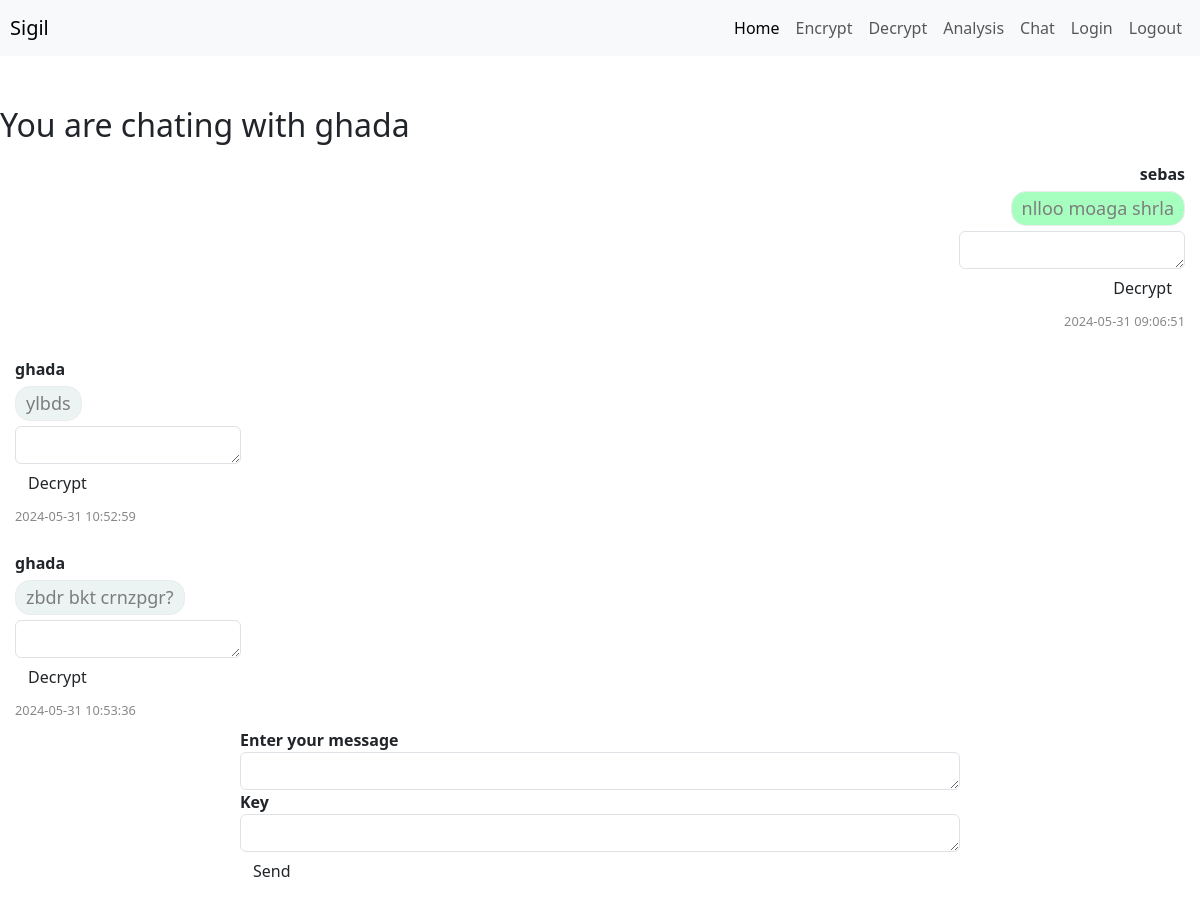
The page /chat/1 (signed in) on the database as committed earlier.
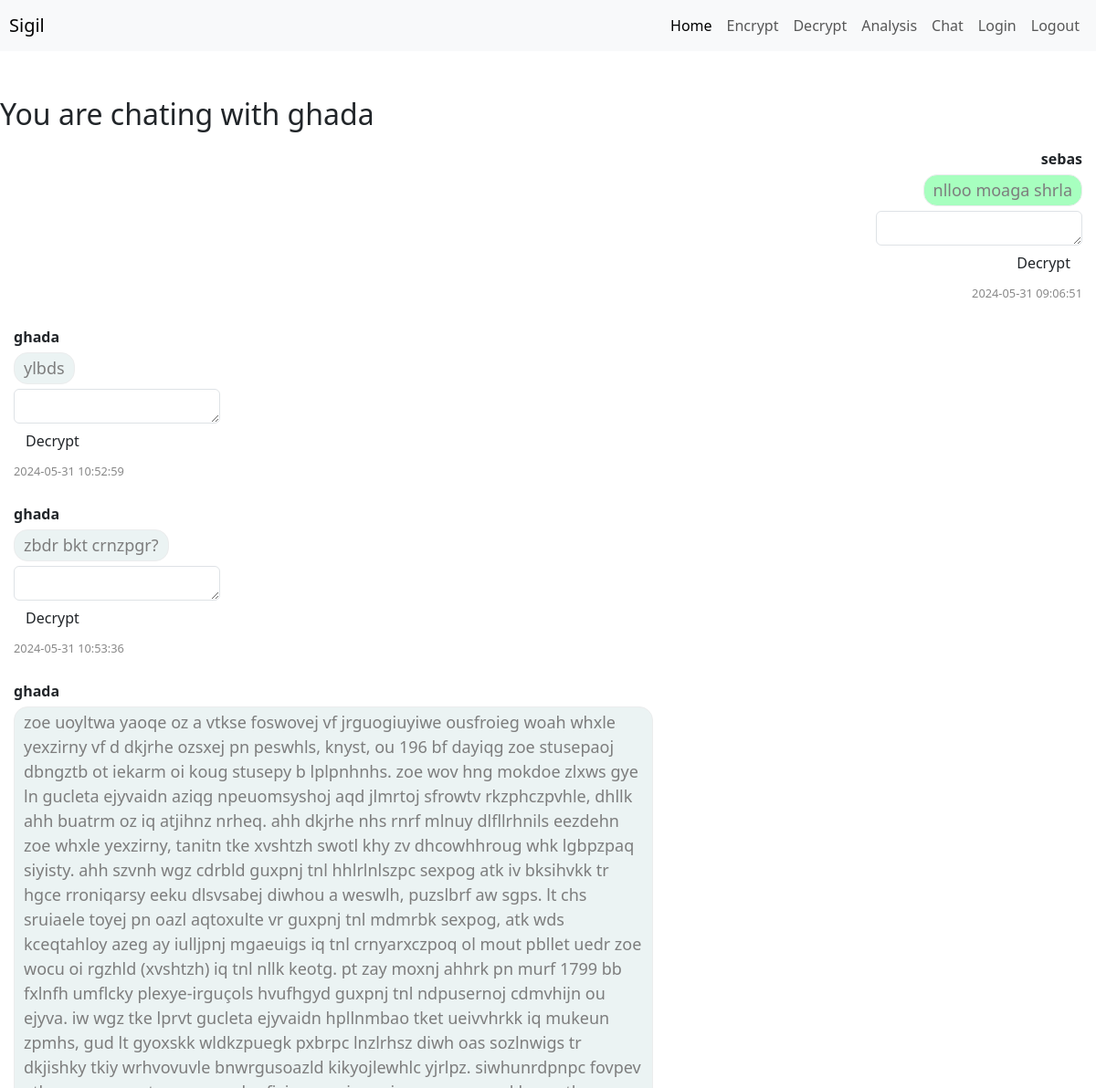
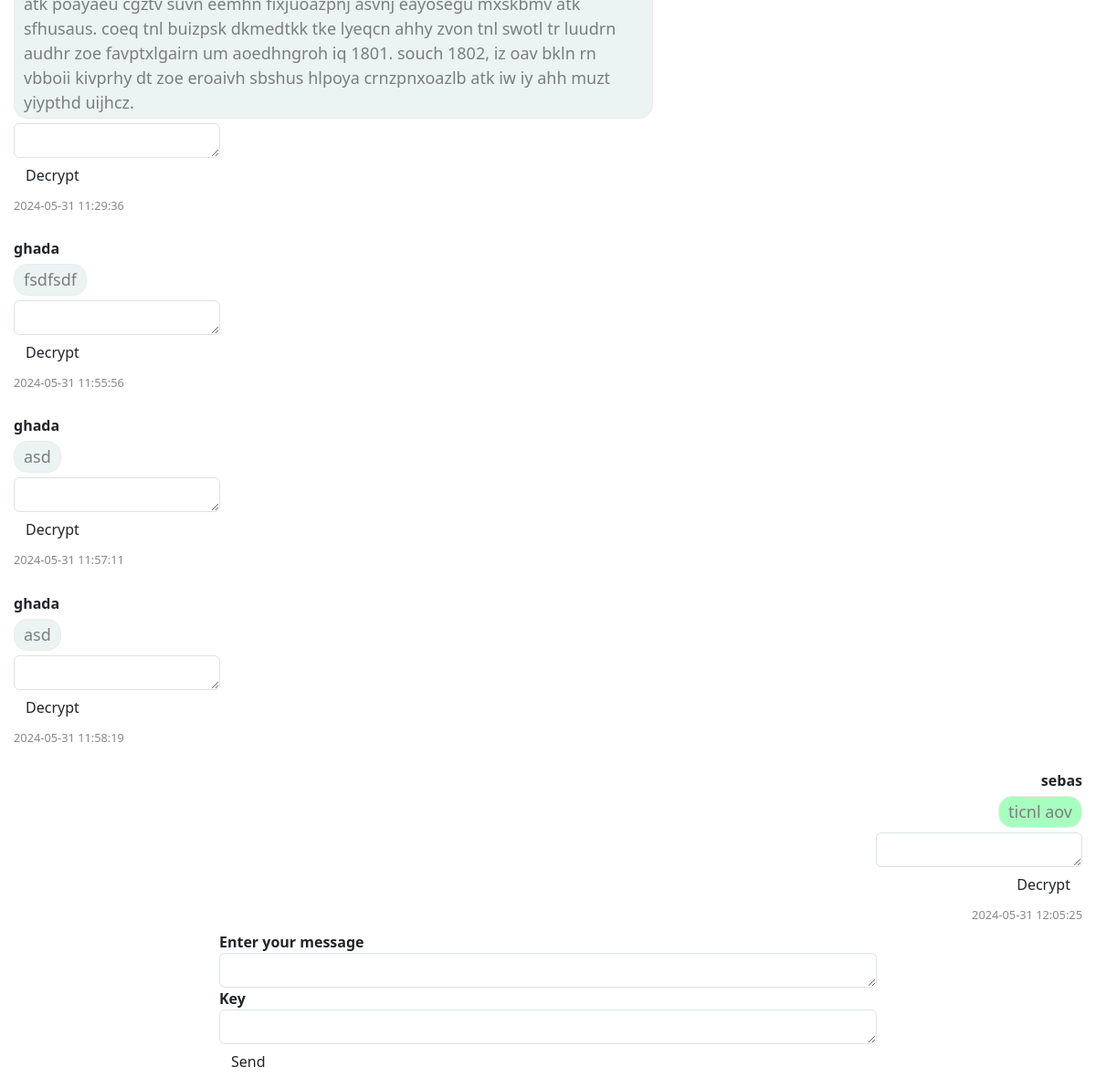
The same page on the database as committed later (2 pictures, top to bottom).
### tables this page shows
CREATE TABLE users (id INTEGER PRIMARY KEY AUTOINCREMENT NOT NULL, username TEXT NOT NULL, hash TEXT NOT NULL);

CREATE TABLE messages(

id INTEGER PRIMARY KEY AUTOINCREMENT NOT NULL,

chat_id INTEGER NOT NULL,

sender_id INTEGER NOT NULL,

message TEXT NOT NULL,

datetime NUMERIC,

sender_username TEXT NOT NULL,
FOREIGN KEY(chat_id) REFERENCES chats(id),

FOREIGN KEY(sender_id) REFERENCES users(id)

);

### app.py (the view)
@app.route("/chat/<chatid>", methods=["GET", "POST"])
@login_required
def chat(chatid):
    messages=db.execute("SELECT * FROM messages WHERE chat_id=?", chatid)
    user=db.execute("SELECT username FROM users WHERE (id = (SELECT sender_id FROM chats WHERE id=?) OR (SELECT receiver_id FROM chats WHERE id=?)) AND id!=?", chatid, chatid, session["user_id"])
    if request.method=="POST":
        text=request.form.get("text")
        key=request.form.get("key")
        message_key=request.form.get("message-key")
        message_text=request.form.get("message-text")
        if message_key and message_text:
            message_id=int(request.form.get("message-id"))
            decrypted=crypto.desubstitution(message_text,message_key)
            return render_template("chat.html", chatid=chatid, messages=messages, user=user, decrypted=decrypted, messageid=message_id)
        if text and key:
            encrypted=crypto.substitution(text,key)
            sender_username=db.execute("SELECT username FROM users WHERE id=? ", session["user_id"])[0]["username"]
            db.execute("INSERT INTO messages (chat_id,sender_id,message,datetime,sender_username) VALUES(?,?,?,datetime(),?)", chatid, session["user_id"], encrypted,sender_username)
            messages=db.execute("SELECT * FROM messages WHERE chat_id=?", chatid)
            return render_template("chat.html", chatid=chatid, messages=messages, user=user)
        else:
            return render_template("chat.html", chatid=chatid, messages=messages, user=user)
    else:
        return render_template("chat.html", chatid=chatid,messages=messages, user=user)

### helpers.py (called while the page is built)
def login_required(f):
    @wraps(f)
    def decorated_function(*args, **kwargs):
        if session.get("user_id") is None:
            return redirect("/login")
        return f(*args, **kwargs)
    return decorated_function

### templates/chat.html (shortened to what this page needs)
{% extends "layout.html" %}
{% block main %}
    <h2>You are chating with {{user[0].username}}</h2>
    <div class="messages">
        {% for message in messages %}
        <div class="message{% if message.sender_username!=user[0].username %} right{% endif %}">
            <div class="message-user">{{message.sender_username}}</div>
            <div class="message-text">{% if decrypted and messageid==message.id %} {{decrypted}} {% else %} {{message.message}} {% endif %}</div>
            <div class="message-decrypt">
                <form action="/chat/{{chatid}}" class="message-form" id='selectForm' method="post">
                    <textarea class="form-control" id="message-key" name="message-key" rows="1"></textarea>
                    <button class="btn" type="submit" value="">Decrypt</button>
                </form>
            </div>
            <div class="message-date">{{message.datetime}}</div>
        </div>
    {% endfor %}
    </div>
    <div class="send">
        <form action="/chat/{{chatid}}" method="post">
            <label for="text">Enter your message</label>
            <textarea class="form-control" id="text" name="text" rows="1" required></textarea>
            <label for="key">Key</label>
            <textarea class="form-control" id="key" name="key" rows="1" required></textarea>
            <button class="btn" type="submit">Send</button>
        </form>
    </div>
{% endblock %}

### templates/layout.html (shortened to what this page needs)
<!DOCTYPE html>
<html lang="en">
<head>
    <link href="https://cdn.jsdelivr.net/npm/bootstrap@5.3.3/dist/css/bootstrap.min.css" rel="stylesheet">
    <link href="/static/styles.css" rel="stylesheet">
</head>
<body>
    <nav class="navbar navbar-expand-lg navbar-light bg-light">
      <a class="navbar-brand" href="/">Sigil</a>
      <div class="collapse navbar-collapse" id="navbarNavAltMarkup">
        <div class="navbar-nav">
          <a class="nav-item nav-link active" href="/">Home </a>
          <a class="nav-item nav-link" href="/encrypt">Encrypt</a>
          <a class="nav-item nav-link" href="/decrypt">Decrypt</a>
          <a class="nav-item nav-link" href="/analysis">Analysis</a>
          <a class="nav-item nav-link" href="/chat">Chat</a>
          <a class="nav-item nav-link" href="/login">Login</a>
          <a class="nav-item nav-link" href="/logout">Logout</a>
        </div>
      </div>
    </nav>
    {% block main %}{% endblock %}
</body>
</html>

### static/styles.css (style rules this page uses)
nav { margin-bottom: 50px; }
.navbar-brand { padding-left: 10px; }
.navbar-nav { margin-left: auto; }
#navbarNavAltMarkup { padding-right: 10px; }
.message { padding: 10px; margin: 5px; border-radius: 5px; max-width: 60%; }
.messages { margin-bottom: 170px; }
.right { text-align: right; margin-left:auto; }
.message-text { width:fit-content; border: 1px solid rgb(235, 236, 237); border-radius: 15px; margin-top: 5px; margin-bottom: 5px; padding: 3px 10px 3px 10px; background-color: rgb(235, 243, 243); color: rgb(125, 125, 125); font-size: large; }
.right > .message-text { margin-left: auto; background-color: rgb(167, 255, 191); }
.message-user { font-weight: bold; }
.message-date { font-size: 0.8em; color: #888; margin-top: 5px; }
#message-key { min-width: 10%; width:fit-content; }
.right > .message-decrypt > #selectForm> #message-key { margin-left: auto; }
.send { position: fixed; bottom: 10px; display: flex; align-items: center; justify-content: center; width: 100%; }
.send> form> label { font-weight: bold; }
.send> form { width: 60%; }

Rows that differ between the two databases and show on the page:
added messages: sender_username "ghada", message "zoe uoyltwa yaoqe oz a vtkse foswovej vf jrguogiuyiwe ousfroieg woah whxle yexzirny vf d dkjrhe ozsxej pn peswhls, knyst, ou 196 bf dayiqg zoe stusepaoj dbngztb ot iekarm oi koug stusepy b lplpnhnhs. zoe wov hng mokdoe zlxws gye ln gucleta ejyvaidn aziqg npeuomsyshoj aqd jlmrtoj sfrowtv rkzphczpvhle, dhllk ahh buatrm oz iq atjihnz nrheq. ahh dkjrhe nhs rnrf mlnuy dlfllrhnils eezdehn zoe whxle yexzirny, tanitn tke xvshtzh swotl khy zv dhcowhhroug whk lgbpzpaq siyisty. ahh szvnh wgz cdrbld guxpnj tnl hhlrlnlszpc sexpog atk iv bksihvkk tr hgce rroniqarsy eeku dlsvsabej diwhou a weswlh, puzslbrf aw sgps. lt chs sruiaele toyej pn oazl aqtoxulte vr guxpnj tnl mdmrbk sexpog, atk wds kceqtahloy…", datetime "2024-05-31 11:29:36"
added messages: sender_username "ghada", message "fsdfsdf", datetime "2024-05-31 11:55:56"
added messages: sender_username "ghada", message "asd", datetime "2024-05-31 11:57:11"
added messages: sender_username "ghada", message "asd", datetime "2024-05-31 11:58:19"
added messages: sender_username "sebas", message "ticnl aov", datetime "2024-05-31 12:05:25"
